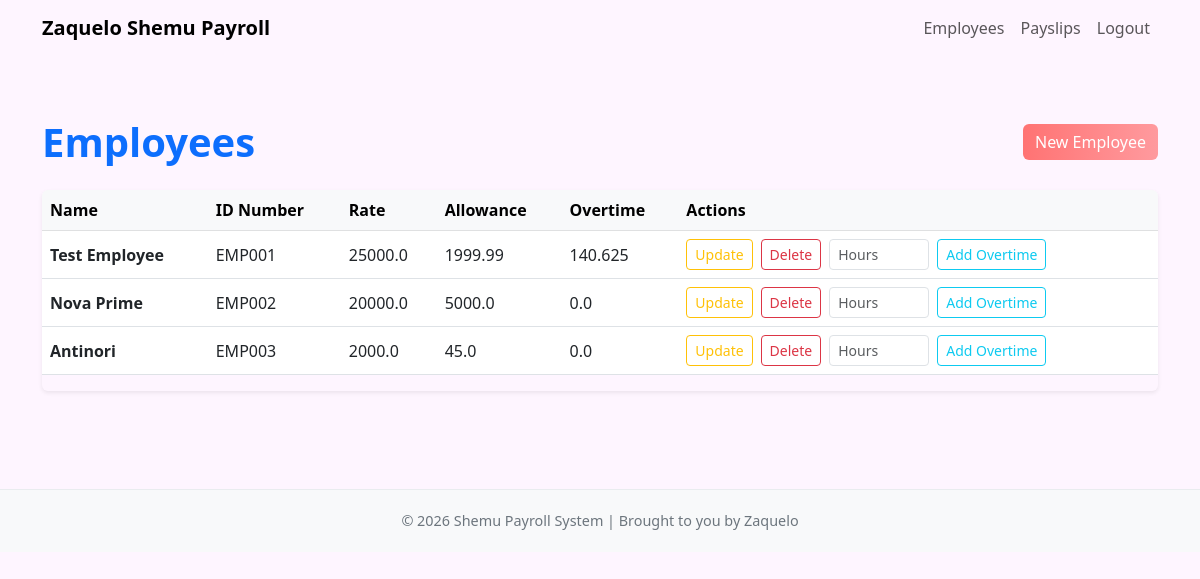
Before: /employees/ (signed in) with the older database file.
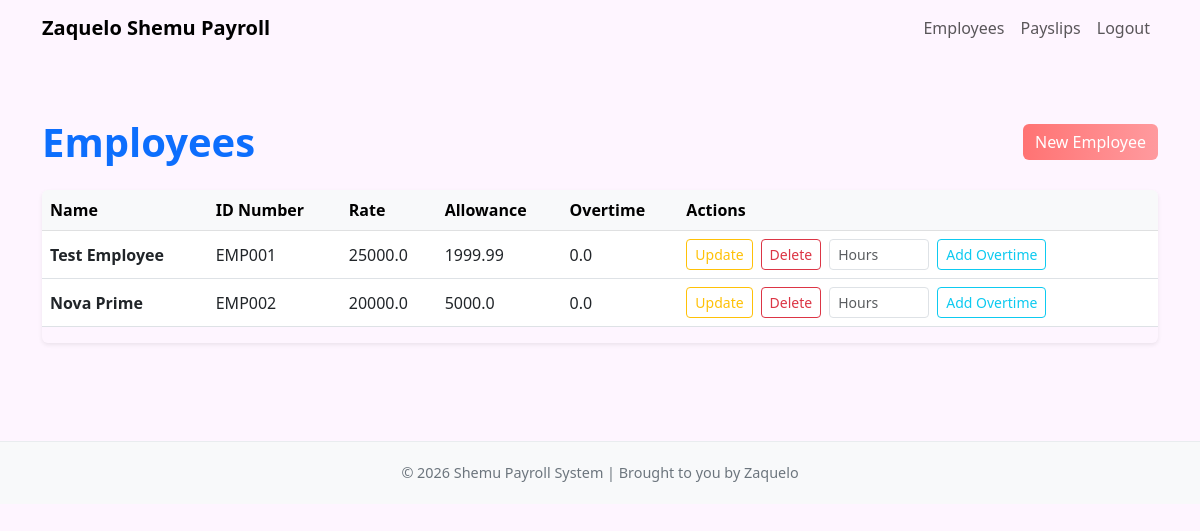
After: the same page with the newer database file.
### payroll_app/models.py (models this page shows, shortened)
class Employee(models.Model):
    name = models.CharField(max_length=255)
    id_number = models.CharField(max_length=100, unique=True)
    rate = models.FloatField()
    overtime_pay = models.FloatField(null=True, blank=True, default=0)
    allowance = models.FloatField(null=True, blank=True, default=0)

### payroll_app/views.py (the view)
# urls.py: path('employees/', views.employees_list, name='employees_list'),
@login_required
def employees_list(request):
    if not _require_admin(request):
        return HttpResponseForbidden("Only admins can access this page.")
    employees = Employee.objects.all()
    return render(request, 'payroll_app/employees_list.html', {'employees': employees})

### payroll_app/views.py (called while the page is built)
def _is_admin(user):
    return user.is_staff or user.is_superuser

def _require_admin(request):
    return _is_admin(request.user)

### payroll_app/templates/payroll_app/employees_list.html (shortened to what this page needs)
{% extends 'payroll_app/base.html' %}
{% block content %}
<div class="py-5">
    <div class="d-flex justify-content-between align-items-center mb-4">
        <h1 class="fw-bold mb-0 text-primary">Employees</h1>
        <a href="{% url 'create_employee' %}" class="btn btn-gradient">
             New Employee
        </a>
    </div>
    <div class="table-responsive shadow-sm rounded">
        <table class="table table-hover align-middle">
            <thead class="table-light table-header-separator">
                <tr>
                    <th>Name</th>
                    <th>ID Number</th>
                    <th>Rate</th>
                    <th>Allowance</th>
                    <th>Overtime</th>
                    <th style="min-width: 280px;">Actions</th>
                </tr>
            </thead>
            <tbody>
                {% for employee in employees %}
                <tr>
                    <td class="fw-semibold">{{ employee.name }}</td>
                    <td>{{ employee.id_number }}</td>
                    <td>{{ employee.rate }}</td>
                    <td>{{ employee.allowance }}</td>
                    <td>{{ employee.overtime_pay }}</td>
                    <td>
                        <div class="d-flex flex-wrap gap-2">
                            <a href="{% url 'update_employee' pk=employee.pk %}"
                               class="btn btn-outline-warning btn-sm">
                                 Update
                            </a>
                            <a href="{% url 'delete_employee' pk=employee.pk %}"
                               class="btn btn-outline-danger btn-sm">
                                 Delete
                            </a>
                            <form method="post" action="{% url 'add_overtime' pk=employee.pk %}" class="d-flex gap-2">
                                <input
                                    type="number"
                                    name="hours"
                                    class="form-control form-control-sm"
                                    min="0"
                                    step="0.25"
                                    placeholder="Hours"
                                    required
                                    style="max-width: 100px;"
                                >
                                <button type="submit" class="btn btn-outline-info btn-sm">
                                     Add Overtime
                                </button>
                            </form>
                        </div>
                    </td>
                </tr>
                {% empty %}
                <tr>
                    <td colspan="6" class="text-center text-muted py-4">
                        <i class="bi bi-people"></i> No employees found.
                    </td>
                </tr>
                {% endfor %}
            </tbody>
        </table>
    </div>
</div>
{% endblock %}

Changed rows visible on the page:
removed Employee: name "Antinori", id_number "EMP003", rate "2000.0", allowance "45.0", overtime_pay "0.0"
changed Employee "Test Employee": overtime_pay "140.625" → "0.0"
